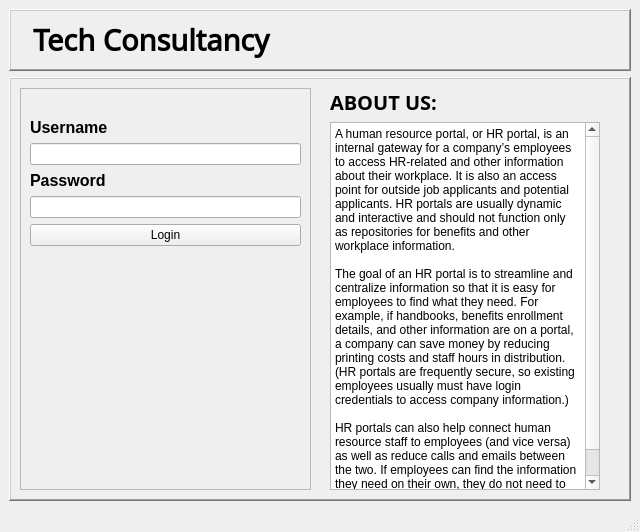
<?xml version="1.0" encoding="UTF-8"?>
<ui version="4.0">
 <class>H_r_portal</class>
 <widget class="QMainWindow" name="H_r_portal">
  <property name="geometry">
   <rect>
    <x>0</x>
    <y>0</y>
    <width>640</width>
    <height>532</height>
   </rect>
  </property>
  <property name="windowTitle">
   <string>H R Portal</string>
  </property>
  <property name="windowIcon">
   <iconset>
    <normaloff>UI/icon_final.png</normaloff>UI/icon_final.png</iconset>
  </property>
  <widget class="QWidget" name="centralwidget">
   <property name="minimumSize">
    <size>
     <width>640</width>
     <height>0</height>
    </size>
   </property>
   <layout class="QVBoxLayout" name="verticalLayout_2">
    <item>
     <widget class="QFrame" name="Tech">
      <property name="frameShape">
       <enum>QFrame::WinPanel</enum>
      </property>
      <property name="frameShadow">
       <enum>QFrame::Raised</enum>
      </property>
      <layout class="QHBoxLayout" name="horizontalLayout">
       <item>
        <widget class="QLabel" name="icon">
         <property name="text">
          <string/>
         </property>
         <property name="pixmap">
          <pixmap>UI/imgonline-com-ua-resize-CTsWWNaYCcTcOI.png</pixmap>
         </property>
        </widget>
       </item>
       <item>
        <widget class="QLabel" name="label_2">
         <property name="font">
          <font>
           <family>Noto Sans Avestan</family>
           <pointsize>22</pointsize>
           <weight>75</weight>
           <bold>true</bold>
          </font>
         </property>
         <property name="text">
          <string>Tech Consultancy</string>
         </property>
        </widget>
       </item>
       <item>
        <spacer name="horizontalSpacer">
         <property name="orientation">
          <enum>Qt::Horizontal</enum>
         </property>
         <property name="sizeHint" stdset="0">
          <size>
           <width>40</width>
           <height>20</height>
          </size>
         </property>
        </spacer>
       </item>
      </layout>
     </widget>
    </item>
    <item>
     <widget class="QFrame" name="frame_2">
      <property name="frameShape">
       <enum>QFrame::WinPanel</enum>
      </property>
      <property name="frameShadow">
       <enum>QFrame::Raised</enum>
      </property>
      <layout class="QHBoxLayout" name="horizontalLayout_3">
       <item>
        <widget class="QFrame" name="frame">
         <property name="frameShape">
          <enum>QFrame::StyledPanel</enum>
         </property>
         <property name="frameShadow">
          <enum>QFrame::Raised</enum>
         </property>
         <layout class="QVBoxLayout" name="verticalLayout_3">
          <item>
           <widget class="QLabel" name="login_icon">
            <property name="text">
             <string/>
            </property>
            <property name="pixmap">
             <pixmap>UI/rsz_kisspng-india-login-computer-icons-emoticon-medicine-user-login-icon-5ab05c8c27d4c14591099815215074681632.png</pixmap>
            </property>
            <property name="alignment">
             <set>Qt::AlignCenter</set>
            </property>
           </widget>
          </item>
          <item>
           <widget class="QLabel" name="u_name">
            <property name="font">
             <font>
              <pointsize>12</pointsize>
              <weight>75</weight>
              <bold>true</bold>
             </font>
            </property>
            <property name="text">
             <string>Username</string>
            </property>
           </widget>
          </item>
          <item>
           <widget class="QLineEdit" name="u_name_l"/>
          </item>
          <item>
           <widget class="QLabel" name="password">
            <property name="font">
             <font>
              <pointsize>12</pointsize>
              <weight>75</weight>
              <bold>true</bold>
             </font>
            </property>
            <property name="text">
             <string>Password</string>
            </property>
           </widget>
          </item>
          <item>
           <widget class="QLineEdit" name="pass_l">
            <property name="echoMode">
             <enum>QLineEdit::Password</enum>
            </property>
           </widget>
          </item>
          <item>
           <widget class="QPushButton" name="pushButton">
            <property name="text">
             <string>Login</string>
            </property>
           </widget>
          </item>
          <item>
           <spacer name="verticalSpacer_2">
            <property name="orientation">
             <enum>Qt::Vertical</enum>
            </property>
            <property name="sizeHint" stdset="0">
             <size>
              <width>20</width>
              <height>40</height>
             </size>
            </property>
           </spacer>
          </item>
         </layout>
        </widget>
       </item>
       <item>
        <widget class="QLabel" name="label_3">
         <property name="text">
          <string/>
         </property>
        </widget>
       </item>
       <item>
        <layout class="QHBoxLayout" name="horizontalLayout_2">
         <item>
          <layout class="QVBoxLayout" name="verticalLayout">
           <item>
            <widget class="QLabel" name="label">
             <property name="font">
              <font>
               <family>Noto Sans Armenian</family>
               <pointsize>15</pointsize>
               <weight>75</weight>
               <bold>true</bold>
              </font>
             </property>
             <property name="text">
              <string>ABOUT US:</string>
             </property>
            </widget>
           </item>
           <item>
            <widget class="QPlainTextEdit" name="plainTextEdit">
             <property name="plainText">
              <string>A human resource portal, or HR portal, is an internal gateway for a company’s employees to access HR-related and other information about their workplace. It is also an access point for outside job applicants and potential applicants. HR portals are usually dynamic and interactive and should not function only as repositories for benefits and other workplace information.

The goal of an HR portal is to streamline and centralize information so that it is easy for employees to find what they need. For example, if handbooks, benefits enrollment details, and other information are on a portal, a company can save money by reducing printing costs and staff hours in distribution. (HR portals are frequently secure, so existing employees usually must have login credentials to access company information.)

HR portals can also help connect human resource staff to employees (and vice versa) as well as reduce calls and emails between the two. If employees can find the information they need on their own, they do not need to involve HR staff.</string>
             </property>
            </widget>
           </item>
          </layout>
         </item>
         <item>
          <spacer name="verticalSpacer">
           <property name="orientation">
            <enum>Qt::Vertical</enum>
           </property>
           <property name="sizeHint" stdset="0">
            <size>
             <width>20</width>
             <height>305</height>
            </size>
           </property>
          </spacer>
         </item>
        </layout>
       </item>
      </layout>
     </widget>
    </item>
   </layout>
  </widget>
  <widget class="QStatusBar" name="statusbar"/>
 </widget>
 <resources/>
 <connections/>
</ui>
